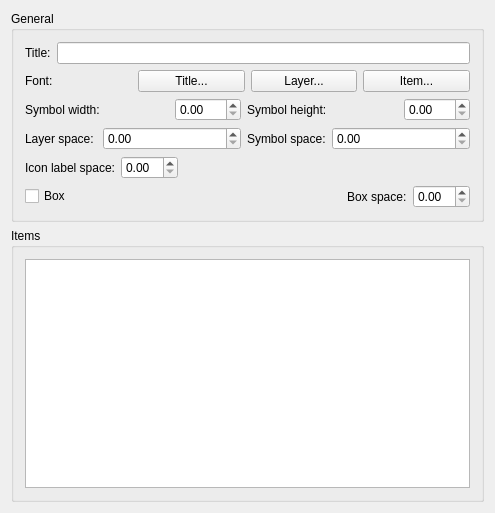
<ui version="4.0" >
 <class>QgsComposerLegendWidgetBase</class>
 <widget class="QWidget" name="QgsComposerLegendWidgetBase" >
  <property name="geometry" >
   <rect>
    <x>0</x>
    <y>0</y>
    <width>495</width>
    <height>513</height>
   </rect>
  </property>
  <property name="sizePolicy" >
   <sizepolicy vsizetype="Expanding" hsizetype="Expanding" >
    <horstretch>0</horstretch>
    <verstretch>0</verstretch>
   </sizepolicy>
  </property>
  <property name="windowTitle" >
   <string>Barscale Options</string>
  </property>
  <layout class="QGridLayout" name="gridLayout_2" >
   <item row="0" column="0" >
    <widget class="QGroupBox" name="mGeneralGroupBox" >
     <property name="title" >
      <string>General</string>
     </property>
     <layout class="QGridLayout" >
      <item row="0" column="0" >
       <layout class="QHBoxLayout" >
        <item>
         <widget class="QLabel" name="mTitleLabel" >
          <property name="text" >
           <string>Title:</string>
          </property>
         </widget>
        </item>
        <item>
         <widget class="QLineEdit" name="mTitleLineEdit" />
        </item>
       </layout>
      </item>
      <item row="1" column="0" >
       <layout class="QHBoxLayout" >
        <item>
         <widget class="QLabel" name="mFontLabel" >
          <property name="text" >
           <string>Font:</string>
          </property>
         </widget>
        </item>
        <item>
         <widget class="QPushButton" name="mTitleFontButton" >
          <property name="sizePolicy" >
           <sizepolicy vsizetype="Fixed" hsizetype="Preferred" >
            <horstretch>0</horstretch>
            <verstretch>0</verstretch>
           </sizepolicy>
          </property>
          <property name="text" >
           <string>Title...</string>
          </property>
         </widget>
        </item>
        <item>
         <widget class="QPushButton" name="mLayerFontButton" >
          <property name="text" >
           <string>Layer...</string>
          </property>
         </widget>
        </item>
        <item>
         <widget class="QPushButton" name="mItemFontButton" >
          <property name="text" >
           <string>Item...</string>
          </property>
         </widget>
        </item>
       </layout>
      </item>
      <item row="2" column="0" >
       <layout class="QGridLayout" >
        <item row="0" column="0" colspan="2" >
         <widget class="QLabel" name="mSymbolWidthLabel" >
          <property name="text" >
           <string>Symbol width: </string>
          </property>
         </widget>
        </item>
        <item row="0" column="2" >
         <widget class="QDoubleSpinBox" name="mSymbolWidthSpinBox" />
        </item>
        <item row="0" column="3" colspan="2" >
         <widget class="QLabel" name="mSymbolHeightLabel" >
          <property name="text" >
           <string>Symbol height:</string>
          </property>
         </widget>
        </item>
        <item row="0" column="5" >
         <widget class="QDoubleSpinBox" name="mSymbolHeightSpinBox" />
        </item>
        <item row="1" column="0" >
         <widget class="QLabel" name="mLayerSpaceLabel" >
          <property name="text" >
           <string>Layer space: </string>
          </property>
         </widget>
        </item>
        <item row="1" column="1" colspan="2" >
         <widget class="QDoubleSpinBox" name="mLayerSpaceSpinBox" />
        </item>
        <item row="1" column="3" >
         <widget class="QLabel" name="mSymbolSpaceLabel" >
          <property name="text" >
           <string>Symbol space:</string>
          </property>
         </widget>
        </item>
        <item row="1" column="4" colspan="2" >
         <widget class="QDoubleSpinBox" name="mSymbolSpaceSpinBox" />
        </item>
       </layout>
      </item>
      <item row="3" column="0" >
       <layout class="QHBoxLayout" >
        <item>
         <widget class="QLabel" name="mIconLabelSpaceLabel" >
          <property name="text" >
           <string>Icon label space:</string>
          </property>
         </widget>
        </item>
        <item>
         <widget class="QDoubleSpinBox" name="mIconLabelSpaceSpinBox" />
        </item>
        <item>
         <spacer>
          <property name="orientation" >
           <enum>Qt::Horizontal</enum>
          </property>
          <property name="sizeHint" stdset="0" >
           <size>
            <width>141</width>
            <height>20</height>
           </size>
          </property>
         </spacer>
        </item>
       </layout>
      </item>
      <item row="4" column="0" >
       <layout class="QHBoxLayout" >
        <item>
         <widget class="QCheckBox" name="mBoxCheckBox" >
          <property name="text" >
           <string>Box</string>
          </property>
         </widget>
        </item>
        <item>
         <spacer>
          <property name="orientation" >
           <enum>Qt::Horizontal</enum>
          </property>
          <property name="sizeHint" stdset="0" >
           <size>
            <width>131</width>
            <height>20</height>
           </size>
          </property>
         </spacer>
        </item>
        <item>
         <widget class="QLabel" name="mBoxSpaceLabel" >
          <property name="text" >
           <string>Box space:</string>
          </property>
         </widget>
        </item>
        <item>
         <widget class="QDoubleSpinBox" name="mBoxSpaceSpinBox" />
        </item>
       </layout>
      </item>
     </layout>
    </widget>
   </item>
   <item row="1" column="0" >
    <widget class="QGroupBox" name="mItemsGroupBox" >
     <property name="title" >
      <string>Items</string>
     </property>
     <layout class="QGridLayout" name="gridLayout" >
      <item row="0" column="0" >
       <widget class="QTreeView" name="mItemTreeView" />
      </item>
     </layout>
    </widget>
   </item>
  </layout>
 </widget>
 <layoutdefault spacing="6" margin="11" />
 <tabstops>
  <tabstop>mTitleFontButton</tabstop>
 </tabstops>
 <resources/>
 <connections/>
</ui>
